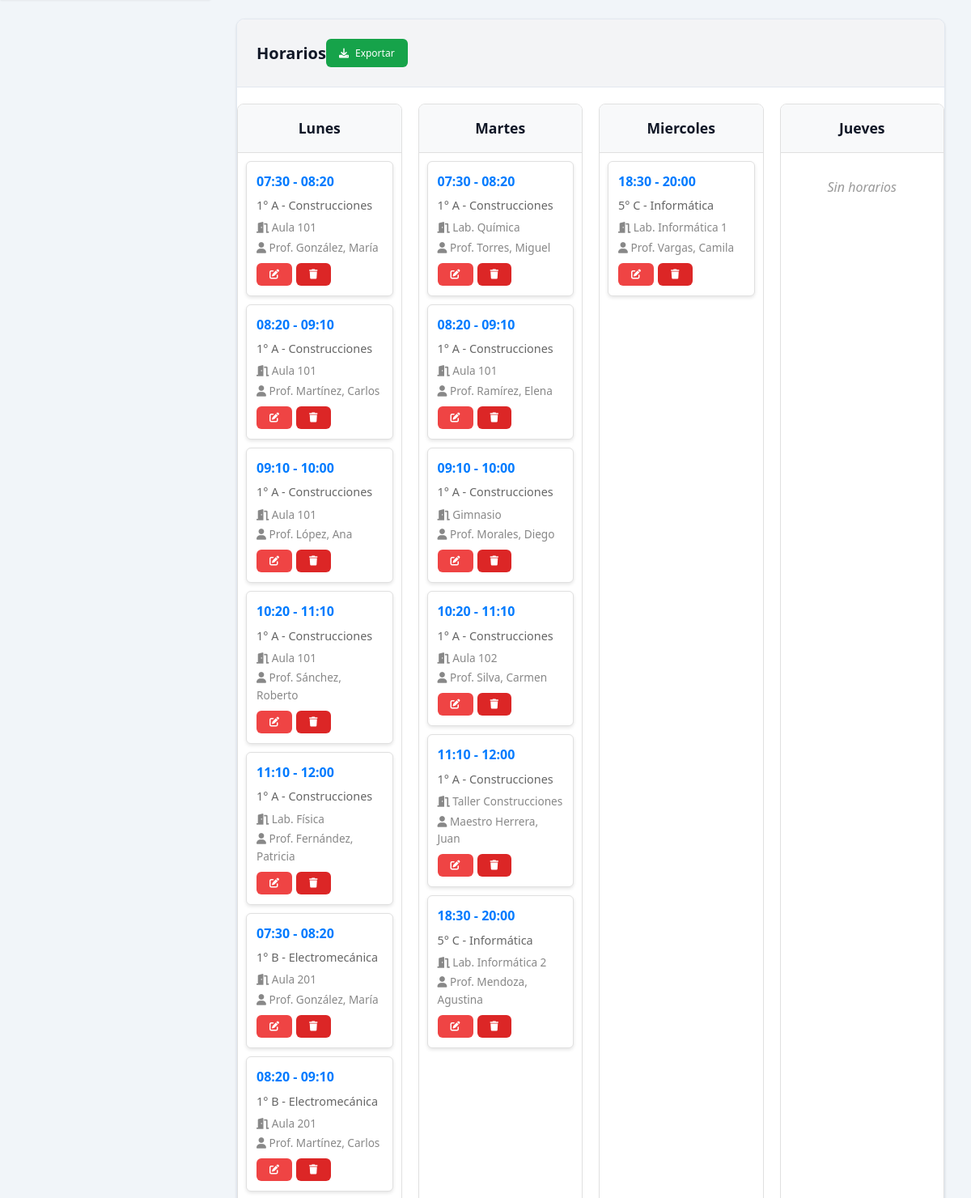
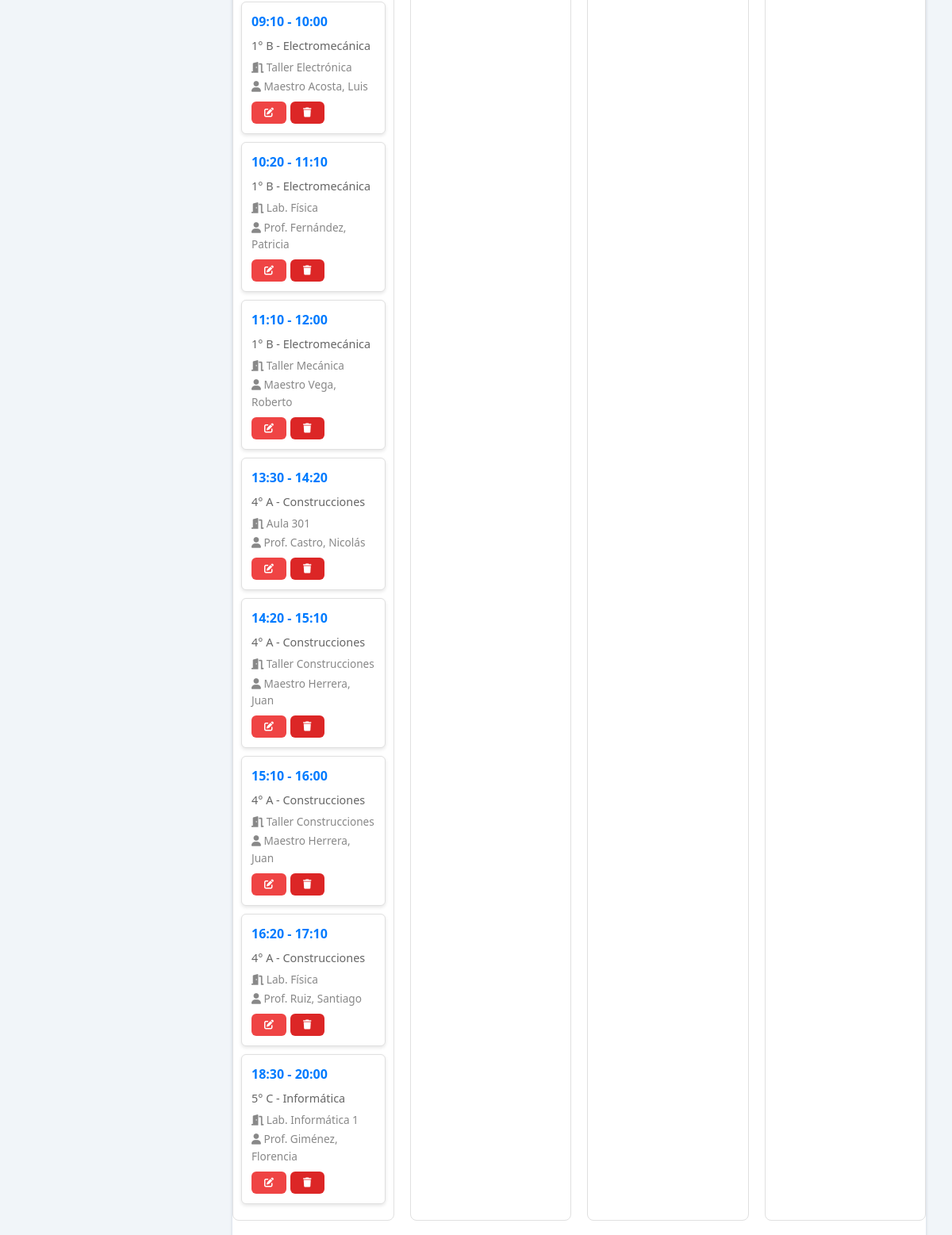
The page /attached_assets/horarios_1754573379690.php (signed in, middle part) on the database as committed earlier (2 pictures, top to bottom).
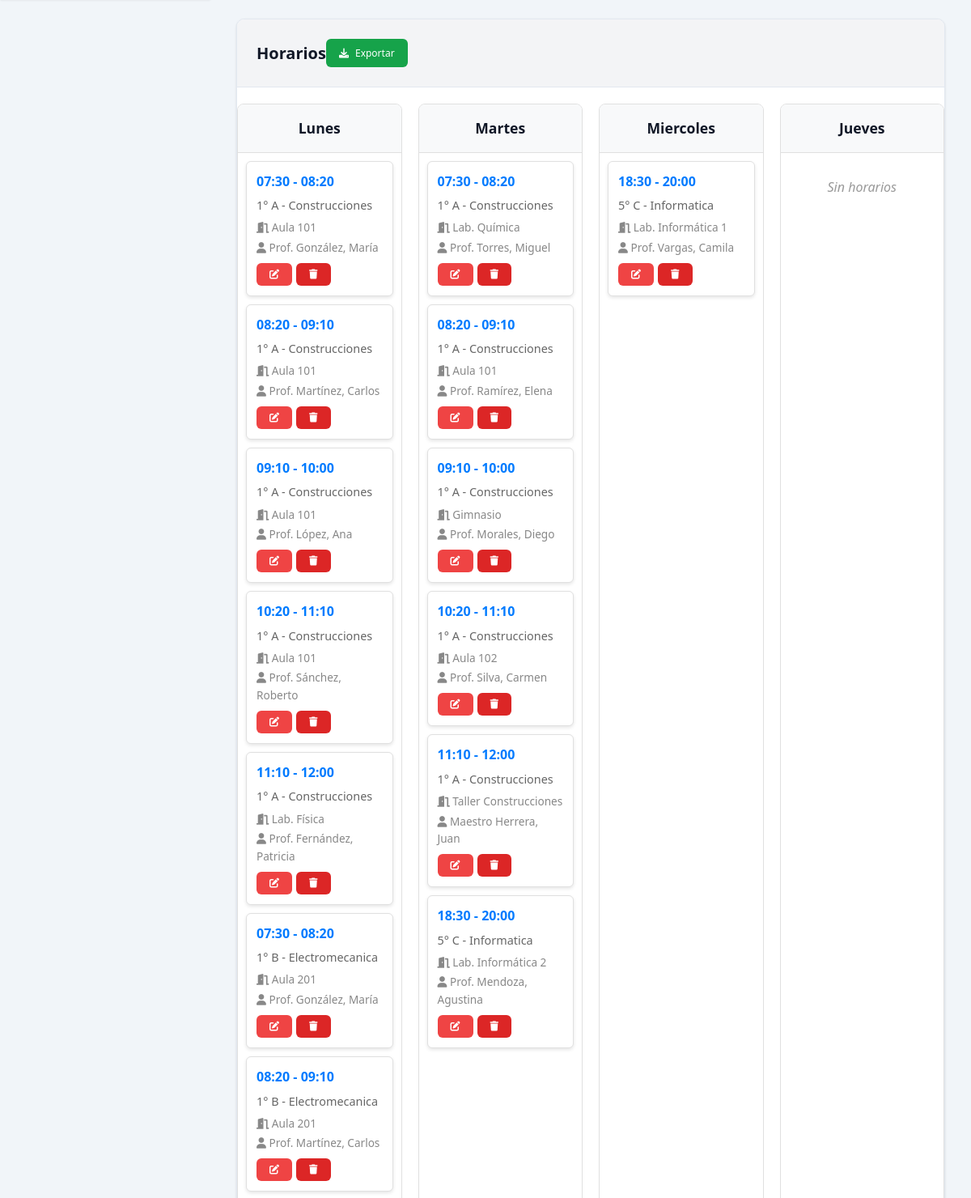
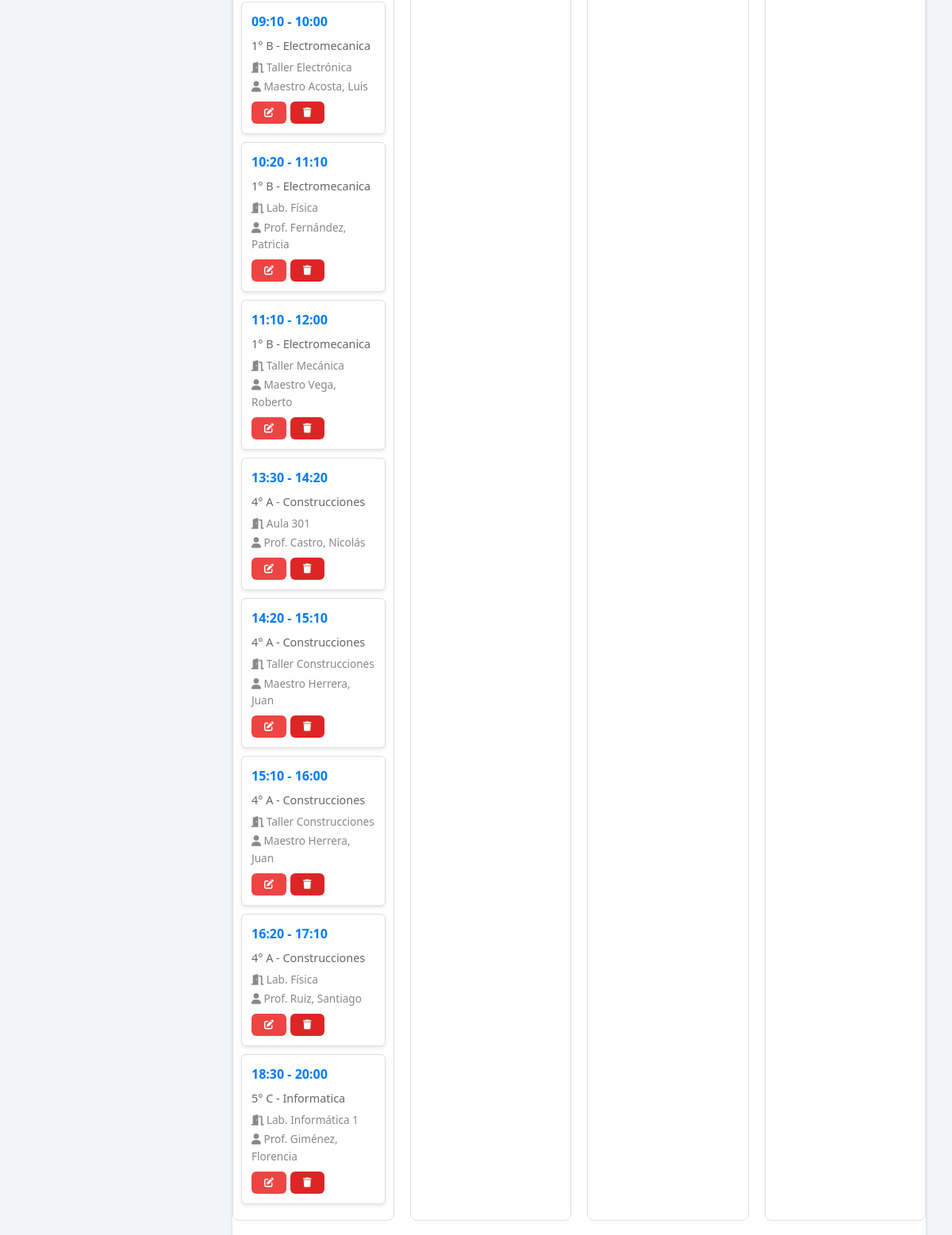
The same page on the database as committed later (2 pictures, top to bottom).
### tables this page shows
CREATE TABLE IF NOT EXISTS horarios (
    id INT AUTO_INCREMENT PRIMARY KEY,
    curso_id INT NOT NULL,
    materia_id INT NOT NULL,
    dia_semana INT NOT NULL,  
    hora_inicio TIME NOT NULL,
    hora_fin TIME NOT NULL,
    aula VARCHAR(50),
    docente VARCHAR(100),
    es_contraturno BOOLEAN DEFAULT FALSE,
    FOREIGN KEY (curso_id) REFERENCES cursos(id),
    FOREIGN KEY (materia_id) REFERENCES materias(id)
);

CREATE TABLE IF NOT EXISTS especialidades (
    id INT AUTO_INCREMENT PRIMARY KEY,
    nombre VARCHAR(100) NOT NULL,
    descripcion TEXT,
    activa BOOLEAN DEFAULT TRUE
);

CREATE TABLE IF NOT EXISTS cursos (
    id INT AUTO_INCREMENT PRIMARY KEY,
    anio INT NOT NULL,  
    division VARCHAR(5) NOT NULL,  
    turno_id INT NOT NULL,
    especialidad_id INT NOT NULL,
    taller_id INT,
    grado ENUM('inferior', 'superior') NOT NULL,  
    activo BOOLEAN DEFAULT TRUE,
    FOREIGN KEY (turno_id) REFERENCES turnos(id),
    FOREIGN KEY (especialidad_id) REFERENCES especialidades(id),
    FOREIGN KEY (taller_id) REFERENCES talleres(id)
);

### config/database.php (called while the page is built, shortened)
<?php
class Database {
    private static $instance = null;
    private $connection;
    private function __construct() {
        $host = 'localhost';
        $port = '3306';
        $dbname = 'cuaderno_digital_eest2';
        $username = 'root';
        $password = '';
        try {
            $this->connection = new PDO(
                "mysql:host=$host;port=$port;dbname=$dbname;charset=utf8mb4",
                $username,
                $password,
                [
                    PDO::ATTR_ERRMODE => PDO::ERRMODE_EXCEPTION,
                    PDO::ATTR_DEFAULT_FETCH_MODE => PDO::FETCH_ASSOC,
                    PDO::ATTR_EMULATE_PREPARES => false
                ]
            );
        } catch (PDOException $e) {
            throw new Exception("Connection failed: " . $e->getMessage());
        }
    }
    public static function getInstance() {
        if (self::$instance === null) {
            self::$instance = new self();
        }
        return self::$instance;
    }
    public function query($sql, $params = []) {
        $stmt = $this->connection->prepare($sql);
        $stmt->execute($params);
        return $stmt;
    }
    public function fetchAll($sql, $params = []) {
        $stmt = $this->query($sql, $params);
        return $stmt->fetchAll();
    }
}
?>

### attached_assets/horarios_1754573379690.php (the view, shortened to what the changed rows need)
<?php
include 'includes/header.php';
require_once 'config/database.php';
$db = Database::getInstance();
$where_conditions = ["1=1"];
$params = [];
$where_clause = implode(" AND ", $where_conditions);
$horarios = $db->fetchAll("
    SELECT h.*, m.nombre as materia_nombre, c.anio, c.division, esp.nombre as especialidad,
           t.nombre as turno_nombre
    FROM horarios h
    LEFT JOIN materias m ON h.materia_id = m.id
    LEFT JOIN cursos c ON h.curso_id = c.id
    LEFT JOIN especialidades esp ON c.especialidad_id = esp.id
    LEFT JOIN turnos t ON c.turno_id = t.id
    WHERE $where_clause
    ORDER BY c.anio, c.division, h.dia_semana, h.hora_inicio
", $params);
$horarios_por_dia = [];
$dias = ['Lunes', 'Martes', 'Miercoles', 'Jueves', 'Viernes'];
foreach ($dias as $index => $dia) {
    $horarios_por_dia[$dia] = [];
}
foreach ($horarios as $horario) {
    $dia_nombre = $dias[$horario['dia_semana'] - 1] ?? 'Desconocido';
    $horarios_por_dia[$dia_nombre][] = $horario;
}
?>
<section class="horarios-section">
    <div class="card">
        <div class="horarios-grid">
            <?php foreach ($dias as $dia): ?>
            <div class="dia-column">
                <h4 class="dia-header"><?php echo $dia; ?></h4>
                <div class="horarios-dia">
                    <?php if (empty($horarios_por_dia[$dia])): ?>
                        <div class="no-horarios">Sin horarios</div>
                    <?php else: ?>
                        <?php foreach ($horarios_por_dia[$dia] as $horario): ?>
                        <div class="horario-item">
                            <div class="horario-hora">
                                <?php echo substr($horario['hora_inicio'], 0, 5) . ' - ' . substr($horario['hora_fin'], 0, 5); ?>
                            </div>
                            <div class="horario-curso">
                                <?php echo $horario['anio'] . '° ' . $horario['division'] . ' - ' . $horario['especialidad']; ?>
                            </div>
                            <?php if ($horario['aula']): ?>
                            <div class="horario-aula">
                                <i class="fas fa-door-open"></i> <?php echo htmlspecialchars($horario['aula']); ?>
                            </div>
                            <?php endif; ?>
                            <?php if ($horario['docente']): ?>
                            <div class="horario-docente">
                                <i class="fas fa-user"></i> <?php echo htmlspecialchars($horario['docente']); ?>
                            </div>
                            <?php endif; ?>
                            <div class="horario-actions">
                                <a href="horario_editar.php?id=<?php echo $horario['id']; ?>" class="btn btn-sm btn-warning">
                                    <i class="fas fa-edit"></i>
                                </a>
                                <a href="horario_eliminar.php?id=<?php echo $horario['id']; ?>"
                                   class="btn btn-sm btn-danger"
                                   onclick="return confirm('¿Está seguro de eliminar este horario?')">
                                    <i class="fas fa-trash"></i>
                                </a>
                            </div>
                        </div>
                        <?php endforeach; ?>
                    <?php endif; ?>
                </div>
            </div>
            <?php endforeach; ?>
        </div>
    </div>
</section>
<?php include 'includes/footer.php'; ?>

Rows that differ between the two databases and show on the page:
changed through a linked row, horarios (number 6 of 22 on the later page): especialidades.nombre "Electromecánica" → "Electromecanica"
changed through a linked row, horarios (number 7 of 22 on the later page): especialidades.nombre "Electromecánica" → "Electromecanica"
changed through a linked row, horarios "Taller Electrónica": especialidades.nombre "Electromecánica" → "Electromecanica"
changed through a linked row, horarios (number 9 of 22 on the later page): especialidades.nombre "Electromecánica" → "Electromecanica"
changed through a linked row, horarios "Taller Mecánica": especialidades.nombre "Electromecánica" → "Electromecanica"
changed through a linked row, horarios "Prof. Giménez, Florencia": especialidades.nombre "Informática" → "Informatica"
changed through a linked row, horarios "Lab. Informática 2": especialidades.nombre "Informática" → "Informatica"
changed through a linked row, horarios "Prof. Vargas, Camila": especialidades.nombre "Informática" → "Informatica"
